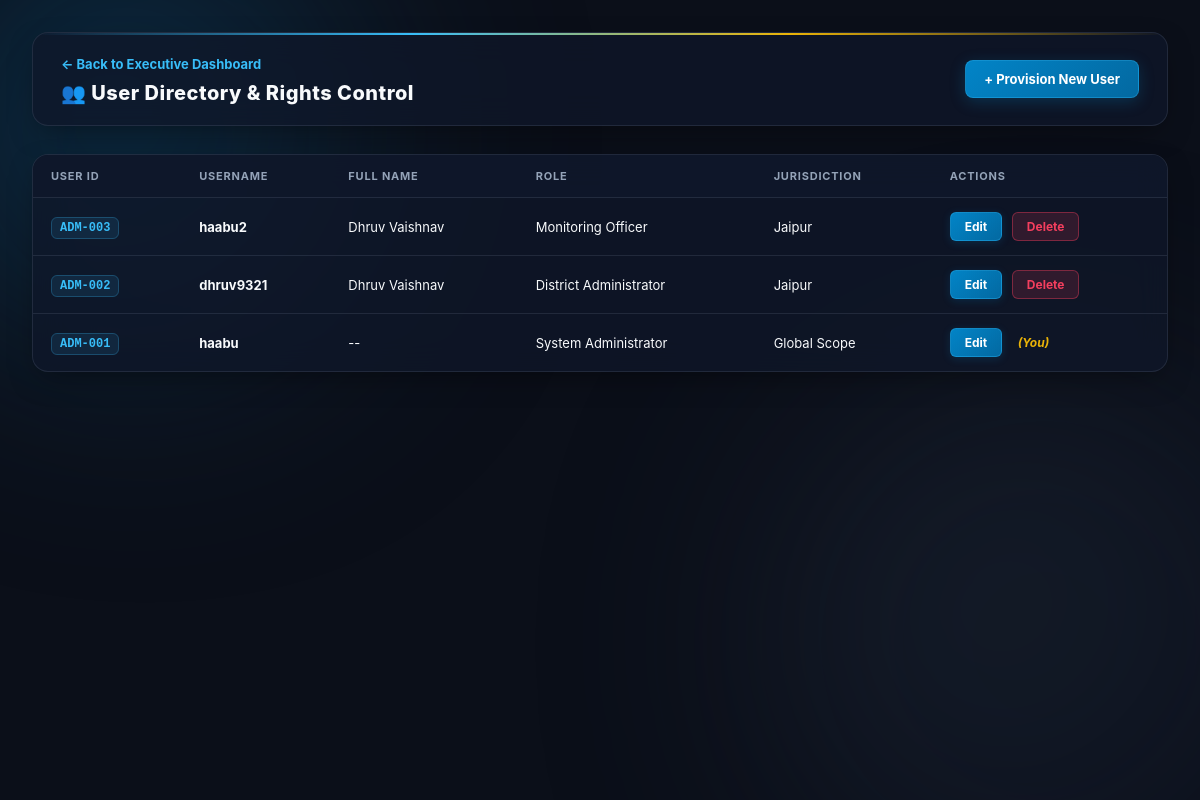
Before: /admin-panel/manage-users/ (signed in) with the older database file.
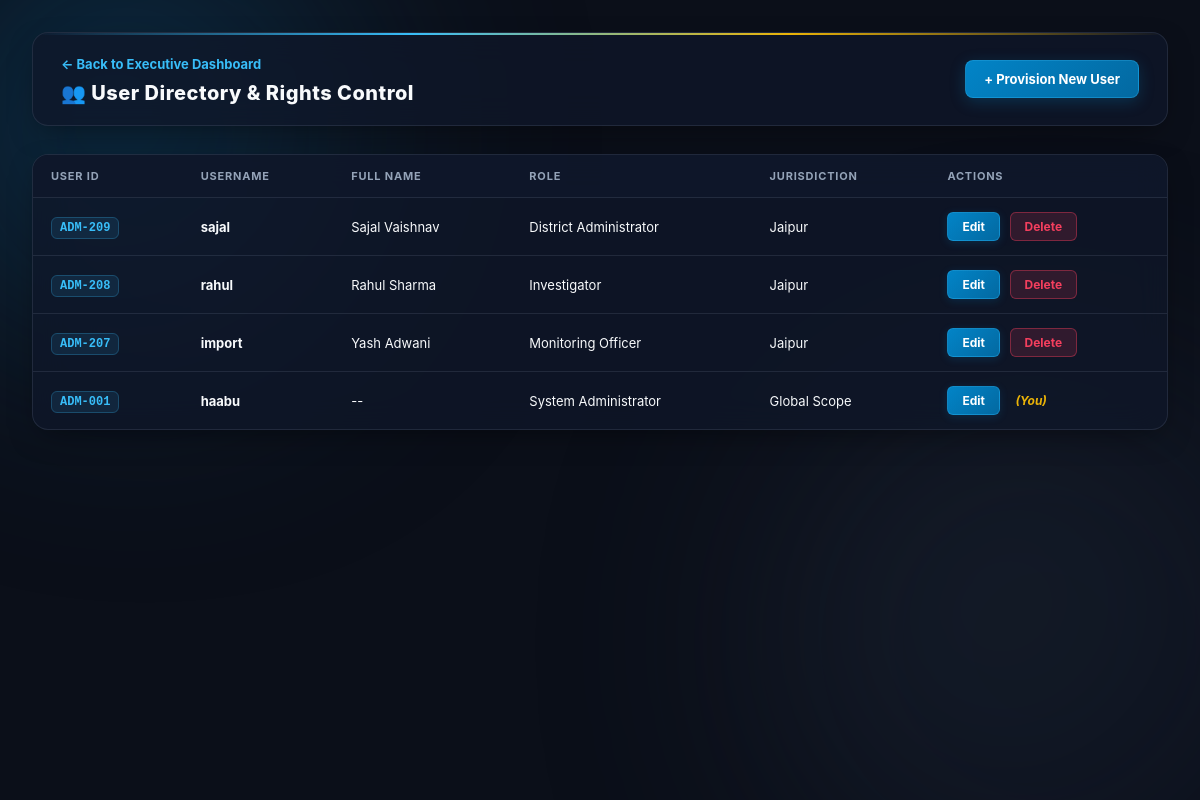
After: the same page with the newer database file.
### accounts/models.py (models this page shows, shortened)
class User(AbstractUser):
    class Role(models.TextChoices):
        SYSTEM_ADMIN = 'SYSTEM_ADMIN', 'System Administrator'
        DISTRICT_ADMIN = 'DISTRICT_ADMIN', 'District Administrator'
        MONITORING_OFFICER = 'MONITORING_OFFICER', 'Monitoring Officer'
        INVESTIGATOR = 'INVESTIGATOR', 'Investigator'
    class Status(models.TextChoices):
        ACTIVE = 'ACTIVE', 'Active'
        INACTIVE = 'INACTIVE', 'Inactive'
        SUSPENDED = 'SUSPENDED', 'Suspended'
    user_id = models.CharField(max_length=20, unique=True, help_text="e.g. ADM-001, OFF-021, INV-008")
    role = models.CharField(max_length=30, choices=Role.choices, default=Role.MONITORING_OFFICER)
    status = models.CharField(max_length=20, choices=Status.choices, default=Status.ACTIVE)
    jurisdiction = models.ForeignKey(
        Jurisdiction, on_delete=models.SET_NULL, null=True, blank=True, related_name='users'
    )
    @property
    def is_system_admin(self):
        return self.role == self.Role.SYSTEM_ADMIN or self.is_superuser

### jurisdictions/models.py (models this page shows, shortened)
class Jurisdiction(models.Model):
    class Level(models.TextChoices):
        STATE = 'STATE', 'State'
        DISTRICT = 'DISTRICT', 'District'
    name = models.CharField(max_length=100)
    level = models.CharField(max_length=20, choices=Level.choices, default=Level.DISTRICT)
    parent = models.ForeignKey(
        'self', on_delete=models.CASCADE, null=True, blank=True, related_name='sub_jurisdictions'
    )

### accounts/views.py (the view)
# urls.py: path('admin-panel/manage-users/', views.manage_users_view, name='manage_users'),
@login_required(login_url='admin_login')
def manage_users_view(request):
    user = request.user
    if not (user.is_system_admin or user.is_superuser):
        raise PermissionDenied("Access Restricted.")
    users = User.objects.all().order_by('-id')
    return render(request, 'accounts/manage_users.html', {'users': users})

### accounts/templates/accounts/manage_users.html (shortened to what this page needs)
<!DOCTYPE html>
<html lang="en">
<head>
</head>
<body>
    <div class="orb orb-1"></div>
    <div class="orb orb-2"></div>
    <div class="main-container">
        <div class="header">
            <div>
                <a href="{% url 'admin_dashboard' %}" class="back-link">&larr; Back to Executive Dashboard</a>
                <h1>👥 User Directory & Rights Control</h1>
            </div>
            <a href="{% url 'create_user' %}" class="btn-create-user">+ Provision New User</a>
        </div>
        <table>
            <thead>
                <tr>
                    <th>User ID</th>
                    <th>Username</th>
                    <th>Full Name</th>
                    <th>Role</th>
                    <th>Jurisdiction</th>
                    <th>Actions</th>
                </tr>
            </thead>
            <tbody>
                {% for u in users %}
                <tr>
                    <td><span class="user-id-code">ADM-{{ u.id|stringformat:"03d" }}</span></td>
                    <td><strong>{{ u.username }}</strong></td>
                    <td>{{ u.get_full_name|default:"--" }}</td>
                    <td>{{ u.get_role_display }}</td>
                    <td>{{ u.jurisdiction.name|default:"Global Scope" }}</td>
                    <td>
                        <a href="{% url 'edit_user' u.id %}" class="btn-edit">Edit</a>
                        {% if u != request.user %}
                            <form action="{% url 'delete_user' u.id %}" method="POST" style="display:inline;" onsubmit="return confirm('Are you sure you want to revoke access and delete user {{ u.username }}?');">
                                <button type="submit" class="btn-del">Delete</button>
                            </form>
                        {% else %}
                            <span class="self-tag">(You)</span>
                        {% endif %}
                    </td>
                </tr>
                {% endfor %}
            </tbody>
        </table>
    </div>
</body>
</html>

### accounts/templates/accounts/manage_users.html (style rules this page uses)
:root { --glass-bg: rgba(15, 23, 42, 0.75); --glass-border: rgba(148, 163, 184, 0.15); --accent-blue: #38bdf8; --accent-navy: #1e293b; --accent-steel: #64748b; --accent-gold: #eab308; --accent-emerald: #10b981; --accent-rose: #f43f5e; --text-main: #f8fafc; --text-muted: #94a3b8; }
* { box-sizing: border-box; margin: 0; padding: 0; font-family: 'Inter', system-ui, -apple-system, sans-serif; }
body { background-color: #0b0f19; color: var(--text-main); padding: 32px; margin: 0; min-height: 100vh; position: relative; overflow-x: hidden; }
.orb { position: fixed; border-radius: 50%; filter: blur(120px); z-index: 0; opacity: 0.35; pointer-events: none; animation: float 14s infinite alternate ease-in-out; }
.orb-1 { width: 450px; height: 450px; background: linear-gradient(135deg, #0284c7, #1e293b); top: -80px; left: -80px; }
.orb-2 { width: 550px; height: 550px; background: linear-gradient(135deg, #334155, #0f172a); bottom: -120px; right: -120px; animation-delay: -7s; }
.main-container { position: relative; z-index: 10; max-width: 1200px; margin: 0 auto; }
.header { background: var(--glass-bg); backdrop-filter: blur(16px); -webkit-backdrop-filter: blur(16px); border: 1px solid var(--glass-border); border-radius: 16px; padding: 20px 28px; display: flex; justify-content: space-between; align-items: center; margin-bottom: 28px; box-shadow: 0 10px 30px -10px rgba(0, 0, 0, 0.5); position: relative; overflow: hidden; }
.header::before { content: ''; position: absolute; top: 0; left: 0; right: 0; height: 2px; background: linear-gradient(90deg, transparent, #38bdf8, #eab308, transparent); }
.back-link { color: var(--accent-blue); text-decoration: none; font-size: 13px; font-weight: 700; display: inline-flex; align-items: center; gap: 6px; transition: color 0.2s; }
.header h1 { margin: 8px 0 0 0; font-size: 20px; font-weight: 800; letter-spacing: 0.5px; color: #f8fafc; display: flex; align-items: center; gap: 10px; }
.btn-create-user { background: linear-gradient(135deg, #0284c7, #0369a1); color: white; padding: 10px 18px; text-decoration: none; border-radius: 8px; font-weight: 700; font-size: 13px; transition: all 0.3s ease; box-shadow: 0 4px 15px rgba(2, 132, 199, 0.25); border: 1px solid rgba(56, 189, 248, 0.3); }
table { width: 100%; border-collapse: separate; border-spacing: 0; background: var(--glass-bg); backdrop-filter: blur(16px); -webkit-backdrop-filter: blur(16px); border: 1px solid var(--glass-border); border-radius: 16px; overflow: hidden; box-shadow: 0 10px 30px -10px rgba(0, 0, 0, 0.5); }
th, td { padding: 14px 18px; text-align: left; font-size: 13px; border-bottom: 1px solid var(--glass-border); }
th { background: rgba(15, 23, 42, 0.85); color: var(--text-muted); font-weight: 700; text-transform: uppercase; font-size: 11px; letter-spacing: 0.8px; }
tbody tr { transition: background 0.2s ease; }
tbody tr:last-child td { border-bottom: none; }
.user-id-code { font-family: ui-monospace, SFMono-Regular, Menlo, Monaco, Consolas, monospace; font-size: 12px; color: var(--accent-blue); background: rgba(56, 189, 248, 0.1); border: 1px solid rgba(56, 189, 248, 0.25); padding: 3px 8px; border-radius: 6px; font-weight: 700; }
.btn-edit { background: linear-gradient(135deg, #0284c7, #0369a1); color: white; padding: 6px 14px; border-radius: 6px; text-decoration: none; font-size: 12px; font-weight: 700; margin-right: 6px; display: inline-block; transition: all 0.25s ease; box-shadow: 0 2px 8px rgba(2, 132, 199, 0.2); border: 1px solid rgba(56, 189, 248, 0.3); }
.btn-del { background: rgba(244, 63, 94, 0.15); color: var(--accent-rose); border: 1px solid rgba(244, 63, 94, 0.4); padding: 6px 14px; border-radius: 6px; font-size: 12px; font-weight: 700; cursor: pointer; transition: all 0.25s ease; }
.self-tag { color: var(--accent-gold); font-style: italic; font-size: 12px; font-weight: 700; margin-left: 6px; }

Changed rows visible on the page:
removed User: id "003", username "haabu2", get_full_name "Dhruv Vaishnav", role "Monitoring Officer", jurisdiction.name "Jaipur"
removed User: id "002", username "dhruv9321", get_full_name "Dhruv Vaishnav", role "District Administrator", jurisdiction.name "Jaipur"
added User: id "209", username "sajal", get_full_name "Sajal Vaishnav", role "District Administrator", jurisdiction.name "Jaipur"
added User: id "208", username "rahul", get_full_name "Rahul Sharma", role "Investigator", jurisdiction.name "Jaipur"
added User: id "207", username "import", get_full_name "Yash Adwani", role "Monitoring Officer", jurisdiction.name "Jaipur"
